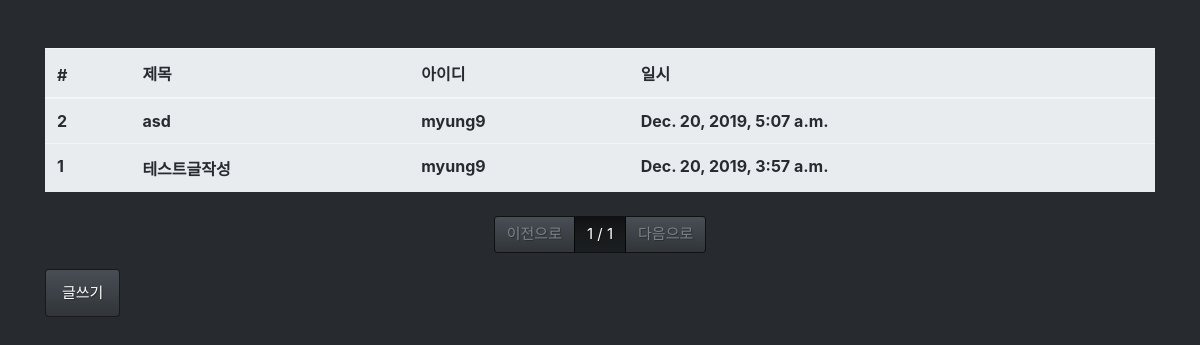
Page /board/list/ on the earlier database version.
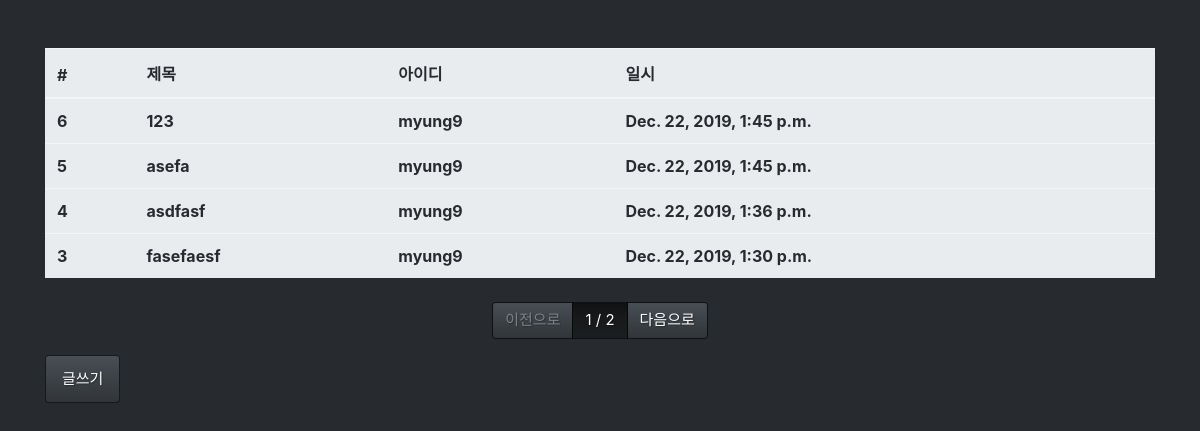
Same page on the later database version.
### board/models.py (models this page shows, shortened)
class Board(models.Model):
    objects = models.Manager()
    title = models.CharField(max_length=128,
                                verbose_name='제목')
    contents = models.TextField(verbose_name='내용')
    writer = models.ForeignKey('mguser.Mguser',
                                on_delete=models.CASCADE, # 삭제되면 같이 삭제
                                verbose_name='작성자')
    tags = models.ManyToManyField('tag.Tag', verbose_name='태그')
    registered_dttm = models.DateTimeField(auto_now_add=True,
                                            verbose_name='등록시간')
    class Meta:
        db_table = 'mg_board'
        verbose_name = '게시글'
        verbose_name_plural = 'mg 게시글' # 복수형

### mguser/models.py (models this page shows)
class Mguser(models.Model):
    objects = models.Manager() # vscode 오류 / 추가하고 or pylint-django 설치
    username = models.CharField(max_length=128,
                                verbose_name='사용자명')
    useremail = models.EmailField(max_length=128,
                                verbose_name='사용자 이메일')
    password = models.CharField(max_length=64,
                                verbose_name='비밀번호')
    registered_dttm = models.DateTimeField(auto_now_add=True,
                                            verbose_name='등록시간')
    def __str__(self): # 관리자페이지에 object를 이름으로 명시
        return self.username
    class Meta:
        db_table = 'mg_mguser'
        verbose_name = 'mg 사용자'
        verbose_name_plural = 'mg 사용자' # 복수형

### board/views.py (the view)
# urls.py: path('list/', views.board_list),
def board_list(request):
    all_boards = Board.objects.all().order_by('-id') # 가져오면서 최신것을 가져오게 정렬
    page = int(request.GET.get('p', 1))
    paginator = Paginator(all_boards, 4)
    boards = paginator.get_page(page)
    return render(request, 'board_list.html', {'boards': boards})

### board/templates/board_list.html
{% extends "base.html" %}
{% block contents %}
<div class="row mt-5">
	<div class="col-12">
		<table class="table table-light">
			<thead class="table-light text-dark">
				<tr>
					<th>#</th>
					<th>제목</th>
					<th>아이디</th>
					<th>일시</th>
				</tr>
			</thead>
			<tbody class="text-dark">
				{% for board in boards %}
				<tr onclick="location.href='/board/detail/{{ board.id }}'">
					<th>{{ board.id }}</th>
					<th>{{ board.title }}</th>
					<th>{{ board.writer }}</th>
					<th>{{ board.registered_dttm }}</th>
				</tr>
				{% endfor %}
			</tbody>
		</table>
	</div>
</div>
<div class="row mt-2">
	<div class="col-12">
		<nav>
			<ul class="pagination justify-content-center">
				{% if boards.has_previous  %}
				<li class='page-item'>
					<a class="page-link" href="?p={{ boards.previous_page_number }}">이전으로</a>
				</li>
				{% else %}
				<li class="page-item disabled">
					<a class="page-link" href="#">이전으로</a>
				</li>
				{% endif %}
				<li class="page-item active">
					<a class="page-link" href="#">{{ boards.number }} / {{ boards.paginator.num_pages }} </a>
				</li>
				<li class='page-item'>
				{% if boards.has_next %}
				<li class="page-item">
					<a class="page-link" href="?p={{ boards.next_page_number }}">다음으로</a>
				</li>
				{% else %}
				<li class="page-item disabled">
					<a class="page-link disabled" href="#">다음으로</a>
				</li>
				{% endif %}
			</ul>
		</nav>
	</div>
</div>
<div class="row">
	<div class="col-12">
		<button class="btn btn-primary" onclick="location.href='/board/write/'">글쓰기</button>
	</div>
</div>
{% endblock %}

### board/templates/base.html (shortened to what this page needs)
<html>
    <head>
        <link rel='stylesheet' href="/static/bootstrap.min.css" />
    </head>
    <body>
        <div class="container">
            {% block contents %}
            {% endblock %}
        </div>
    </body>
</html>

Differences in the rows shown:
no longer on this page (row unchanged): Board: id "2", title "asd", writer "myung9", registered_dttm "Dec. 20, 2019, 5:07 a.m."
no longer on this page (row unchanged): Board: id "1", title "테스트글작성", writer "myung9", registered_dttm "Dec. 20, 2019, 3:57 a.m."
added Board: id "6", title "123", writer "myung9", registered_dttm "Dec. 22, 2019, 1:45 p.m."
added Board: id "5", title "asefa", writer "myung9", registered_dttm "Dec. 22, 2019, 1:45 p.m."
added Board: id "4", title "asdfasf", writer "myung9", registered_dttm "Dec. 22, 2019, 1:36 p.m."
added Board: id "3", title "fasefaesf", writer "myung9", registered_dttm "Dec. 22, 2019, 1:30 p.m."
Other differences:
{{ boards.paginator.num_pages }}: "1" → "2"
